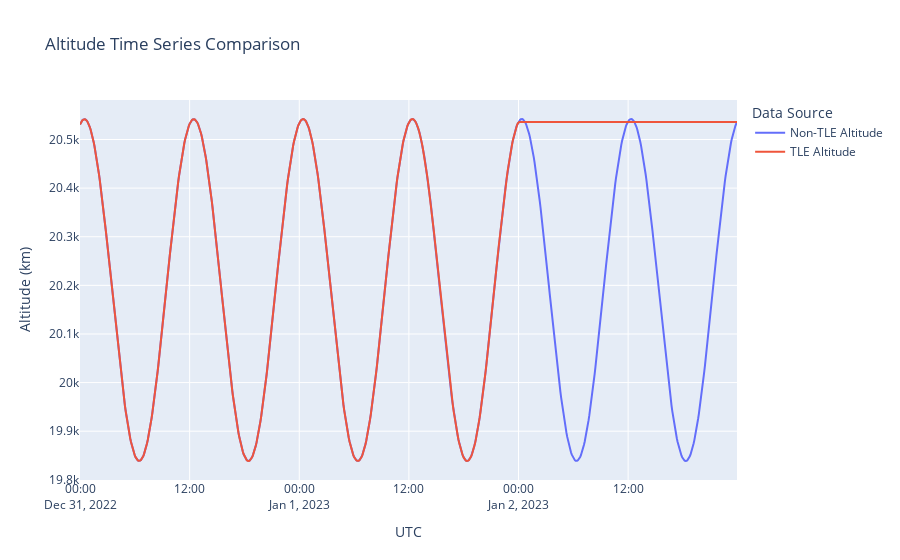

The cell this chart's notebook holds for it:
### Code cell
import plotly.graph_objects as go
# Calculating altitude (assuming Earth's radius is approximately 6371 km)
merged_df['altitude'] = np.sqrt(merged_df['x']**2 + merged_df['y']**2 + merged_df['z']**2) - 6371
merged_df['altitude_TLE'] = np.sqrt(merged_df['x_TLE']**2 + merged_df['y_TLE']**2 + merged_df['z_TLE']**2) - 6371

# Creating the plot
fig = go.Figure()

# Plot non-TLE altitude
fig.add_trace(go.Scatter(x=merged_df['utc'], y=merged_df['altitude'],
                         mode='lines', name='Non-TLE Altitude'))

# Plot TLE altitude
fig.add_trace(go.Scatter(x=merged_df['utc'], y=merged_df['altitude_TLE'],
                         mode='lines', name='TLE Altitude'))

# Update layout
fig.update_layout(title='Altitude Time Series Comparison',
                  xaxis_title='UTC',
                  yaxis_title='Altitude (km)',
                  legend_title='Data Source')

fig.show()

### Figure 1 — Plotly figure (JSON) as saved in the notebook; plotly's stock layout.template omitted (floating-point values rounded to 4 significant figures; data arrays with more than 128 entries replaced by an {"elided": "..."} marker saying what was removed)
{"data": [{"mode": "lines", "name": "Non-TLE Altitude", "type": "scatter", "x": {"elided": "864 str values"}, "y": {"elided": "864 float values"}}, {"mode": "lines", "name": "TLE Altitude", "type": "scatter", "x": {"elided": "864 str values"}, "y": {"elided": "864 float values"}}], "layout": {"legend": {"title": {"text": "Data Source"}}, "title": {"text": "Altitude Time Series Comparison"}, "xaxis": {"title": {"text": "UTC"}}, "yaxis": {"title": {"text": "Altitude (km)"}}}}
